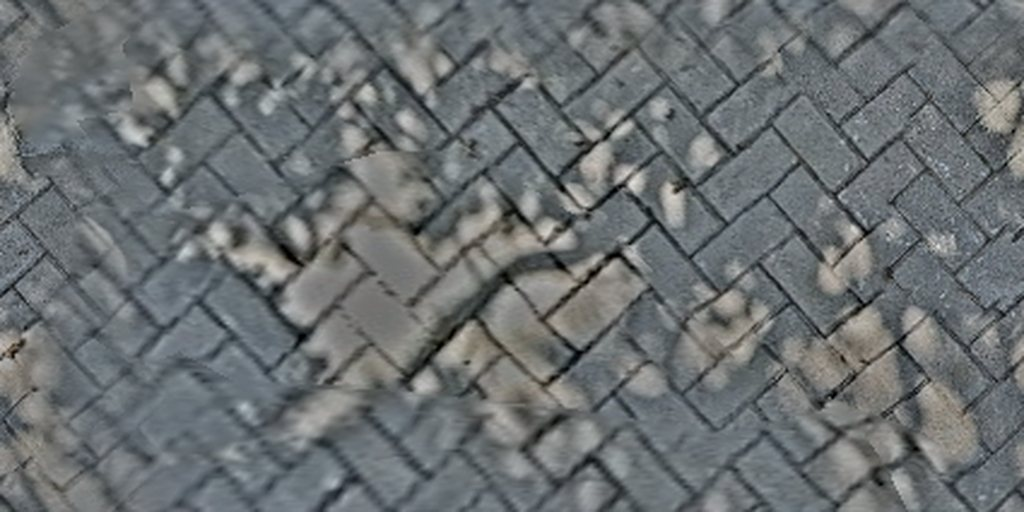
#> input picture greenhouse/tex/adoquin.jpg, 1024 x 512 px, given in place of p-000.ppm, which was not available
$ python make_textures.py
#> lines starting #> are read from the running program, lines starting #| are printed output that depends on the picture
"""Crea texturas repetibles (seamless) a partir de las fotos de detalle del moodboard y fotogramas de video."""
import numpy as np
from PIL import Image, ImageFilter
SRC = '/home/claude/w/pdfimg/'; OUT = 'tex/'

def seamless(img, blend=0.18):
    """Hace repetible una imagen mezclando cada borde con el opuesto (cross-fade)."""
    a = np.asarray(img, dtype=float); h, w = a.shape[:2]
    bw, bh = int(w * blend), int(h * blend)
    out = a.copy()
    # horizontal: mezcla franja izquierda con la derecha
    ramp = np.linspace(0, 1, bw)[None, :, None]
    out[:, :bw] = a[:, :bw] * ramp + a[:, w - bw:] * (1 - ramp)
    out = out[:, :w - bw]
    a = out; w2 = a.shape[1]
    ramp = np.linspace(0, 1, bh)[:, None, None]
    out = a.copy(); out[:bh] = a[:bh] * ramp + a[h - bh:] * (1 - ramp)
    out = out[:h - bh]
    return Image.fromarray(np.clip(out, 0, 255).astype(np.uint8))

def even_light(img, radius=120, strength=0.85):
    """Quita sombras/manchas de luz grandes (las fotos tienen luz no uniforme)."""
    a = np.asarray(img, dtype=float)
    low = np.asarray(img.filter(ImageFilter.GaussianBlur(radius)), dtype=float)
    m = low.mean(axis=(0, 1), keepdims=True)
    return Image.fromarray(np.clip(a / (low / m) ** strength, 0, 255).astype(np.uint8))

def save(img, name, size):
    img.convert('RGB').resize((size, size), Image.LANCZOS).save(OUT + name, quality=82, optimize=True)
    print(name)

# 1. Piso del salón: cemento con estampado. Período medido por autocorrelación: 755 × 721 px = 1 módulo.
p = Image.open(SRC + 'p-000.ppm').convert('RGB')
#> p is the input picture: PIL image 1024x512 RGB; mean R, G, B 106.9, 111.8, 113.5
p = even_light(p, 200, 0.9)
#> in even_light, `low = np.asarray(img.filter(ImageFilter.GaussianBlur(radius)), dtype=f..`:
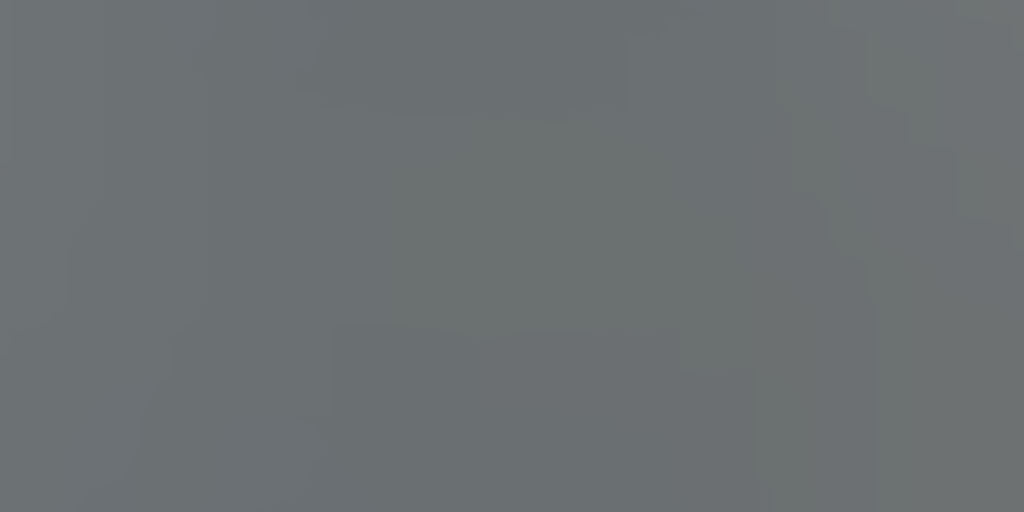
#> low: shape (512, 1024, 3) float64; mean R, G, B 107.5, 112.3, 114.4
#> in even_light, `m = low.mean(axis=(0, 1), keepdims=True)`: m = [[107.5, 112.3, 114.4]]
save(p.crop((300, 420, 300 + 755, 420 + 721)), 'piso_salon.jpg', 1024)   # ya es periódico: sin mezcla
#> in save, `img.convert('RGB').resize((size, size), Image.LANCZOS).save(OUT + name..`:
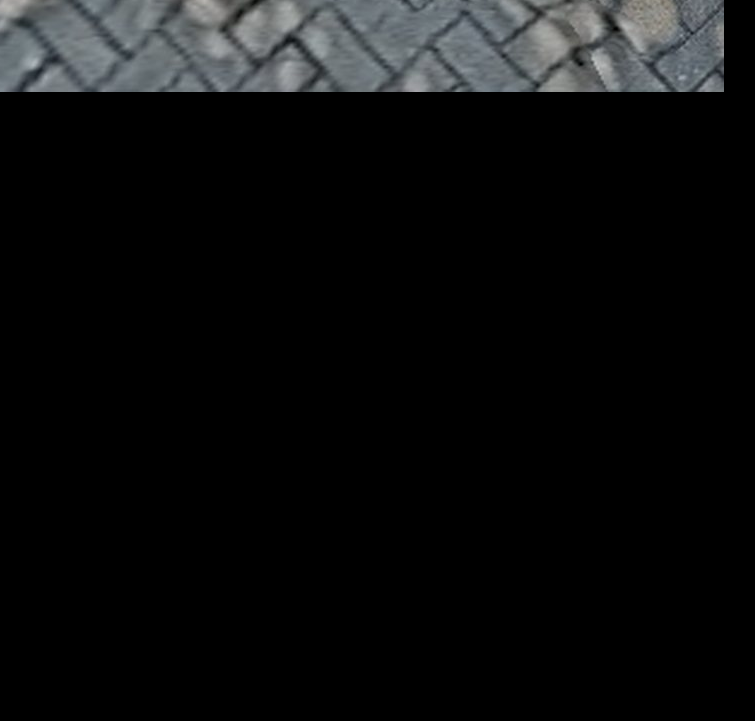
#> img: PIL image 755x721 RGB; mean R, G, B 12.9, 13.7, 14
# 2. Madera de mesas (tablones verticales en la foto)
save(seamless(even_light(Image.open(SRC + 'p-002.ppm').convert('RGB').crop((100, 200, 1412, 1800)))), 'madera_mesa.jpg', 1024)
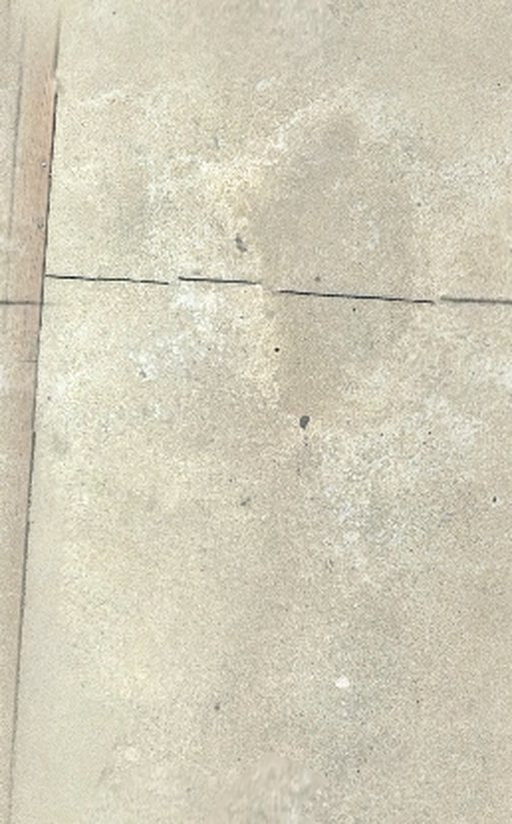
#> input picture greenhouse/tex/concreto_sendero.jpg, 512 x 824 px, given in place of p-002.ppm, which was not available
#> call 2 of even_light, with radius = 120, strength = 0.85
#> in even_light (call 2), `low = np.asarray(img.filter(ImageFilter.GaussianBlur(radius)), dtype=f..`:
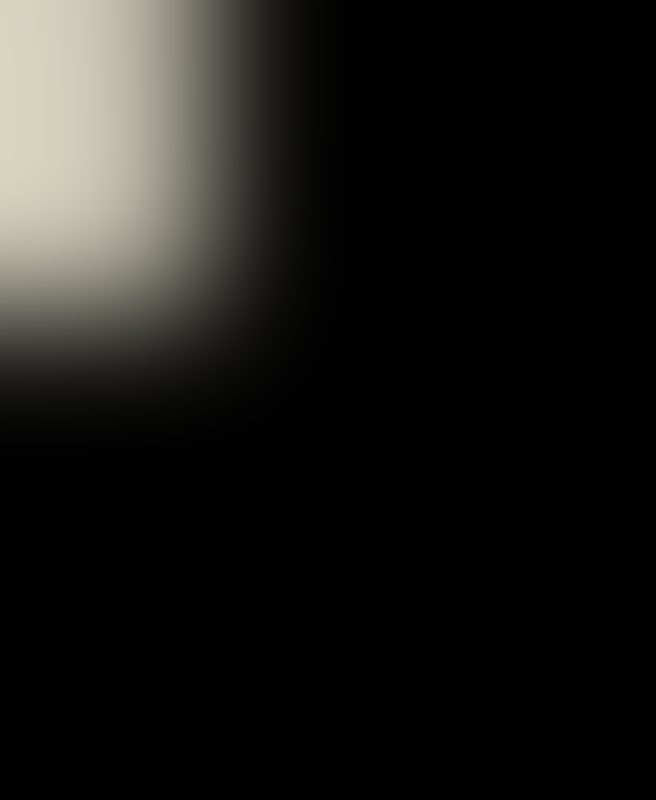
#> low: shape (1600, 1312, 3) float64 (shown at 1/2 size); mean R, G, B 25.7, 25.1, 22.7
#> in even_light (call 2), `m = low.mean(axis=(0, 1), keepdims=True)`: m = [[25.67, 25.07, 22.69]]
#> call 2 of save, with name = 'madera_mesa.jpg', size = 1024
#> in save (call 2), `img.convert('RGB').resize((size, size), Image.LANCZOS).save(OUT + name..`:
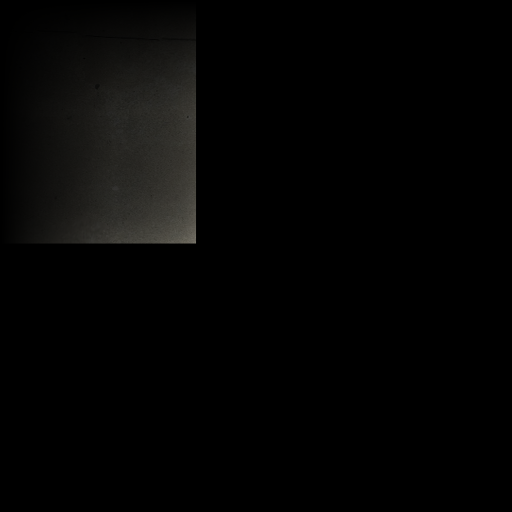
#> saved as madera_mesa.jpg: PIL image 1024x1024 RGB (shown at 1/2 size); mean R, G, B 4.6, 4.5, 4
# 3. Piso del deck (tablones horizontales)
save(seamless(even_light(Image.open(SRC + 'p-015.ppm').convert('RGB').crop((80, 150, 1432, 1850)))), 'madera_deck.jpg', 1024)
#> call 2 of seamless, with blend = 0.18
#> in seamless (call 2), `out[:bh] = a[:bh] * ramp + a[h - bh:] * (1 - ramp)`:
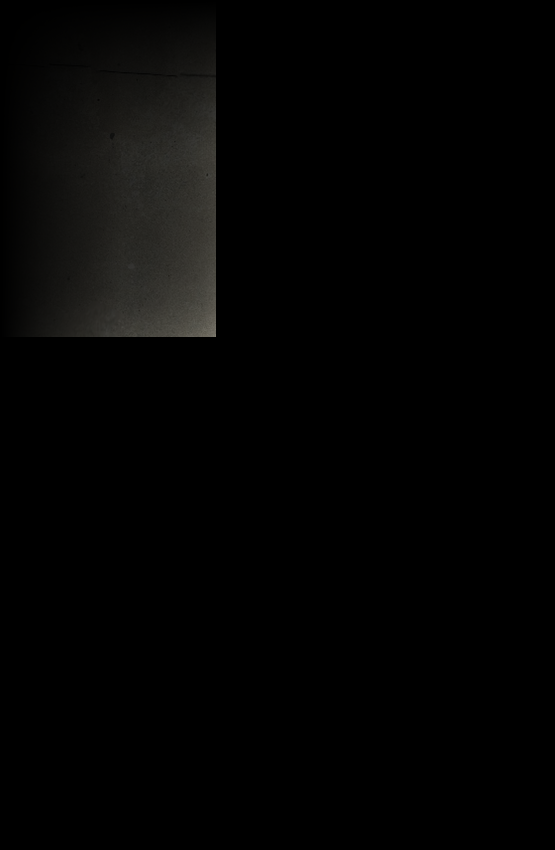
#> out: shape (1700, 1109, 3) float64 (shown at 1/2 size); mean R, G, B 4.1, 4, 3.6
#> call 3 of save, with name = 'madera_deck.jpg', size = 1024
#> in save (call 3), `img.convert('RGB').resize((size, size), Image.LANCZOS).save(OUT + name..`:
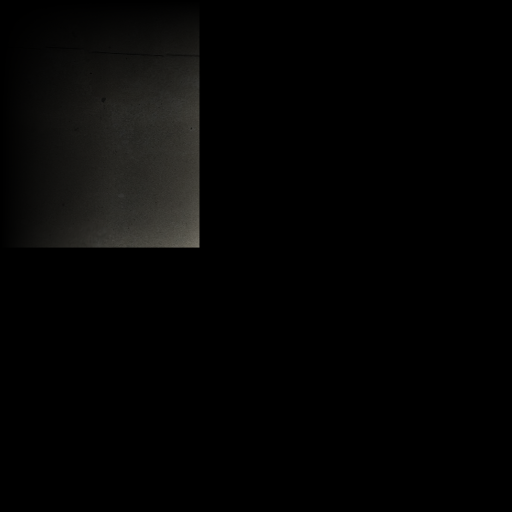
#> saved as madera_deck.jpg: PIL image 1024x1024 RGB (shown at 1/2 size); mean R, G, B 4.9, 4.8, 4.3
# 4. Cielo de madera del alero
#> (the run stopped early here; a loop or call above may not have finished)
